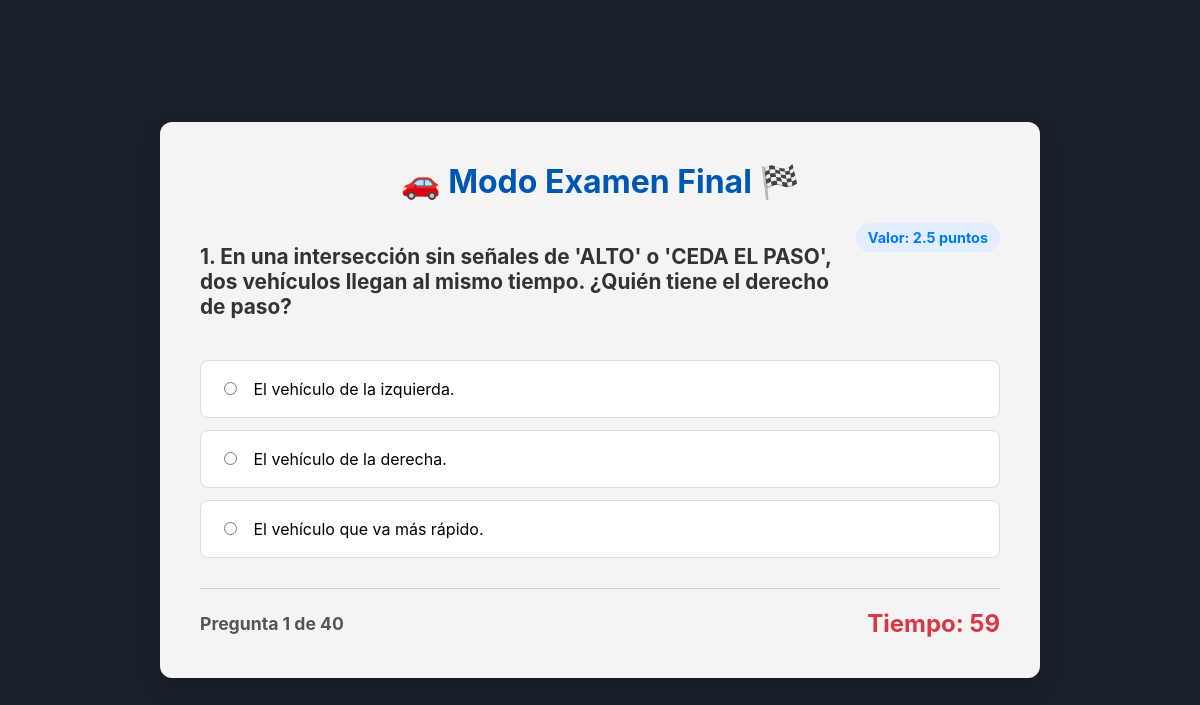
Page /examen (signed in) on the committed database.
### app.py (models this page shows)
class Pregunta(db.Model):
    id = db.Column(db.Integer, primary_key=True)
    texto_pregunta = db.Column(db.Text, nullable=False)
    imagen_path = db.Column(db.String(100))
    explicacion = db.Column(db.Text)
    opciones = db.relationship('Opcion', backref='pregunta', lazy=True, cascade="all, delete-orphan")

class Opcion(db.Model):
    id = db.Column(db.Integer, primary_key=True)
    pregunta_id = db.Column(db.Integer, db.ForeignKey('pregunta.id'), nullable=False)
    texto_opcion = db.Column(db.String(200), nullable=False)
    es_correcta = db.Column(db.Boolean, default=False, nullable=False)

### app.py (the view)
@app.route('/examen')
def modo_examen():
    if 'user_id' not in session: return redirect(url_for('login'))
    user_id = session['user_id']
    intento_aprobado = Intento.query.filter_by(
        usuario_id=user_id,
        tipo_examen='Examen Final',
        aprobado=True
    ).first()
    if intento_aprobado:
        flash("¡Felicidades! Ya has aprobado el examen final y estás listo para tu prueba práctica.", "success")
        return redirect(url_for('pagina_inicio'))
    intentos_usuario = Intento.query.filter_by(usuario_id=user_id, tipo_examen='Examen Final').count()
    if intentos_usuario >= LIMITE_INTENTOS_FINAL:
        flash(f"Has alcanzado el límite de {LIMITE_INTENTOS_FINAL} intentos para el examen final.", "warning")
        return redirect(url_for('pagina_inicio'))
    preguntas_seleccionadas = db.session.query(Pregunta).order_by(func.random()).limit(NUM_PREGUNTAS_FINAL).all()
    return render_template('test.html',
                        preguntas=preguntas_seleccionadas,
                        tipo_examen="Examen Final",
                        puntos_por_pregunta=PUNTOS_FINAL)

### templates/test.html (shortened to what this page needs)
<!DOCTYPE html>
<html lang="es">
<head>
</head>
<body>
    <div class="container">
        <h1>🚗 Modo {{ tipo_examen }} 🏁</h1>
        <form id="examen-form" action="/resultado" method="POST">
            {% for pregunta in preguntas %}
            <div class="pregunta-bloque" id="bloque-{{ loop.index0 }}">
                <div class="pregunta-header">
                    <p class="pregunta-texto">{{ loop.index }}. {{ pregunta.texto_pregunta }}</p>
                    <span class="valor-puntos">Valor: {{ puntos_por_pregunta }} puntos</span>
                </div>
                <div class="opciones">
                    {% for opcion in pregunta.opciones %}
                    <label>
                        <input type="radio" name="pregunta-{{ pregunta.id }}" value="{{ opcion.id }}" required>
                        {{ opcion.texto_opcion }}
                    </label>
                    {% endfor %}
                </div>
            </div>
            {% endfor %}
        </form>
        <div class="navegacion">
            <span class="progreso" id="progreso-texto"></span>
            <span class="timer" id="timer-texto">Tiempo: 60</span>
        </div>
    </div>
</body>
</html>

### templates/test.html (style rules this page uses)
body { font-family: -apple-system, BlinkMacSystemFont, "Segoe UI", Roboto, "Helvetica Neue", Arial, sans-serif; margin: 0; background-color: #1a202c; background-image: url('https://images.unsplash.com/photo-1737917818705-c69c1df72db4?fm=jpg&q=60&w=3000&ixlib=rb-4.1.0&ixid=M3wxMjA3fDB8MHxwaG90by1yZWxhdGVkfDE4fHx8ZW58MHx8fHx8'); background-size: cover; background-position: center; background-attachment: fixed; display: flex; justify-content: center; align-items: center; min-height: 100vh; padding: 20px; box-sizing: border-box; }
.container { width: 100%; max-width: 800px; background-color: #f4f4f4; padding: 40px; border-radius: 12px; box-shadow: 0 10px 25px rgba(0,0,0,0.15); }
h1 { text-align: center; color: #0056b3; margin-top: 0; }
.pregunta-bloque { display: none; }
.pregunta-activa { display: block; animation: fadeIn 0.5s; }
.pregunta-header { display: flex; justify-content: space-between; align-items: flex-start; margin-bottom: 20px; gap: 15px; }
.pregunta-texto { font-size: 1.3em; font-weight: bold; flex-grow: 1; color: #333; }
.valor-puntos { font-size: 0.9em; font-weight: bold; color: #007bff; background-color: #e2eefe; padding: 6px 12px; border-radius: 20px; white-space: nowrap; }
.opciones label { display: block; background-color: white; padding: 18px; margin-bottom: 12px; border-radius: 8px; cursor: pointer; border: 1px solid #ddd; transition: background-color 0.2s, border-color 0.2s, transform 0.1s; }
.opciones input { margin-right: 12px; }
.navegacion { display: flex; justify-content: space-between; align-items: center; margin-top: 30px; border-top: 1px solid #ccc; padding-top: 20px; }
.progreso { font-weight: bold; font-size: 1.1em; color: #555; }
.timer { font-size: 1.5em; font-weight: bold; color: #dc3545; }

### rows in the picture
Pregunta: texto_pregunta "En una intersección sin señales de 'ALTO' o 'CEDA EL PASO', dos vehículos llegan al mismo tiempo. ¿Quién tiene el derecho de paso?", puntos_por_pregunta "2.5"
Opcion: texto_opcion "El vehículo de la izquierda."
Opcion: texto_opcion "El vehículo de la derecha."
Opcion: texto_opcion "El vehículo que va más rápido."

### other values in the picture
{{ tipo_examen }} "Examen Final"
